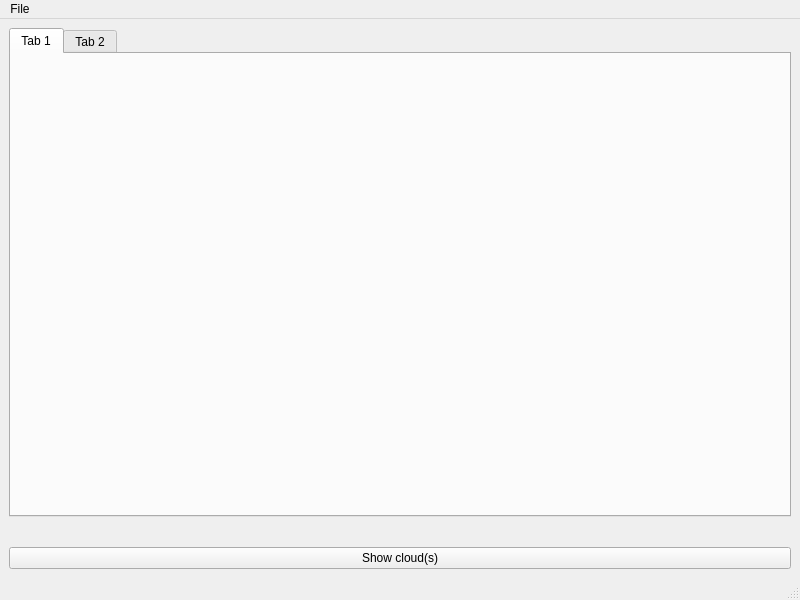
<?xml version="1.0" encoding="UTF-8"?>
<ui version="4.0">
 <class>MainWindow</class>
 <widget class="QMainWindow" name="MainWindow">
  <property name="geometry">
   <rect>
    <x>0</x>
    <y>0</y>
    <width>800</width>
    <height>600</height>
   </rect>
  </property>
  <property name="windowTitle">
   <string>MainWindow</string>
  </property>
  <widget class="QWidget" name="main">
   <layout class="QHBoxLayout" name="horizontalLayout">
    <item>
     <layout class="QVBoxLayout" name="visualizer"/>
    </item>
    <item>
     <layout class="QVBoxLayout" name="options">
      <item>
       <widget class="QTabWidget" name="transform">
        <property name="sizePolicy">
         <sizepolicy hsizetype="Minimum" vsizetype="Expanding">
          <horstretch>0</horstretch>
          <verstretch>0</verstretch>
         </sizepolicy>
        </property>
        <widget class="QWidget" name="tab">
         <attribute name="title">
          <string>Tab 1</string>
         </attribute>
        </widget>
        <widget class="QWidget" name="tab_2">
         <attribute name="title">
          <string>Tab 2</string>
         </attribute>
        </widget>
       </widget>
      </item>
      <item>
       <widget class="QWidget" name="cloudsWidget" native="true">
        <layout class="QVBoxLayout" name="clouds"/>
       </widget>
      </item>
      <item>
       <widget class="QPushButton" name="showCloud">
        <property name="text">
         <string>Show cloud(s)</string>
        </property>
       </widget>
      </item>
     </layout>
    </item>
   </layout>
  </widget>
  <widget class="QMenuBar" name="menubar">
   <property name="geometry">
    <rect>
     <x>0</x>
     <y>0</y>
     <width>800</width>
     <height>22</height>
    </rect>
   </property>
   <widget class="QMenu" name="menuFile">
    <property name="title">
     <string>File</string>
    </property>
    <addaction name="actionOpenCloud"/>
    <addaction name="actionSaveClouds"/>
   </widget>
   <addaction name="menuFile"/>
  </widget>
  <widget class="QStatusBar" name="statusbar"/>
  <action name="actionOpenCloud">
   <property name="icon">
    <iconset theme="document-open">
     <normaloff>.</normaloff>.</iconset>
   </property>
   <property name="text">
    <string>Open new cloud(s)</string>
   </property>
   <property name="shortcut">
    <string>Ctrl+O</string>
   </property>
  </action>
  <action name="actionSaveClouds">
   <property name="text">
    <string>Save selected cloud(s)</string>
   </property>
   <property name="shortcut">
    <string>Ctrl+S</string>
   </property>
  </action>
 </widget>
 <resources/>
 <connections/>
</ui>
